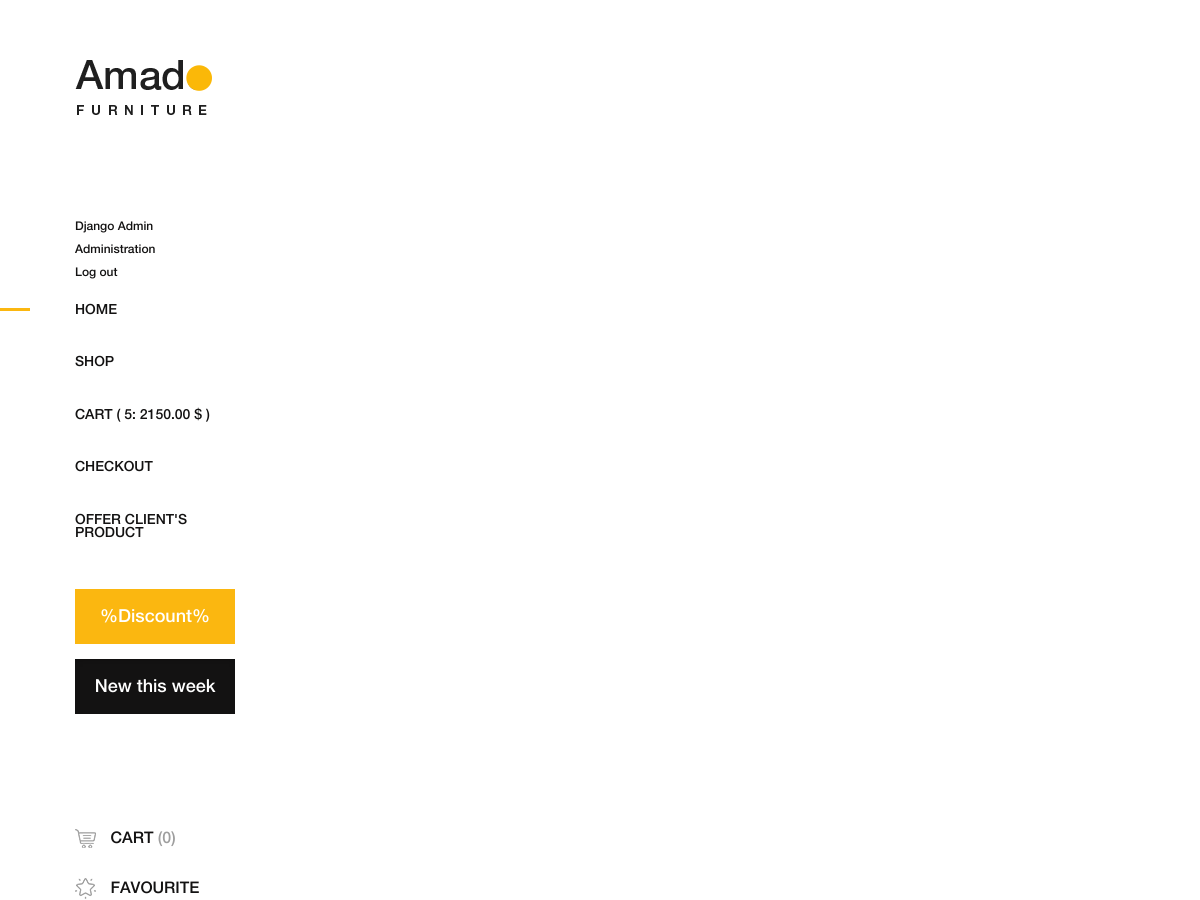
Page / (signed in, upper part) on the earlier database version.
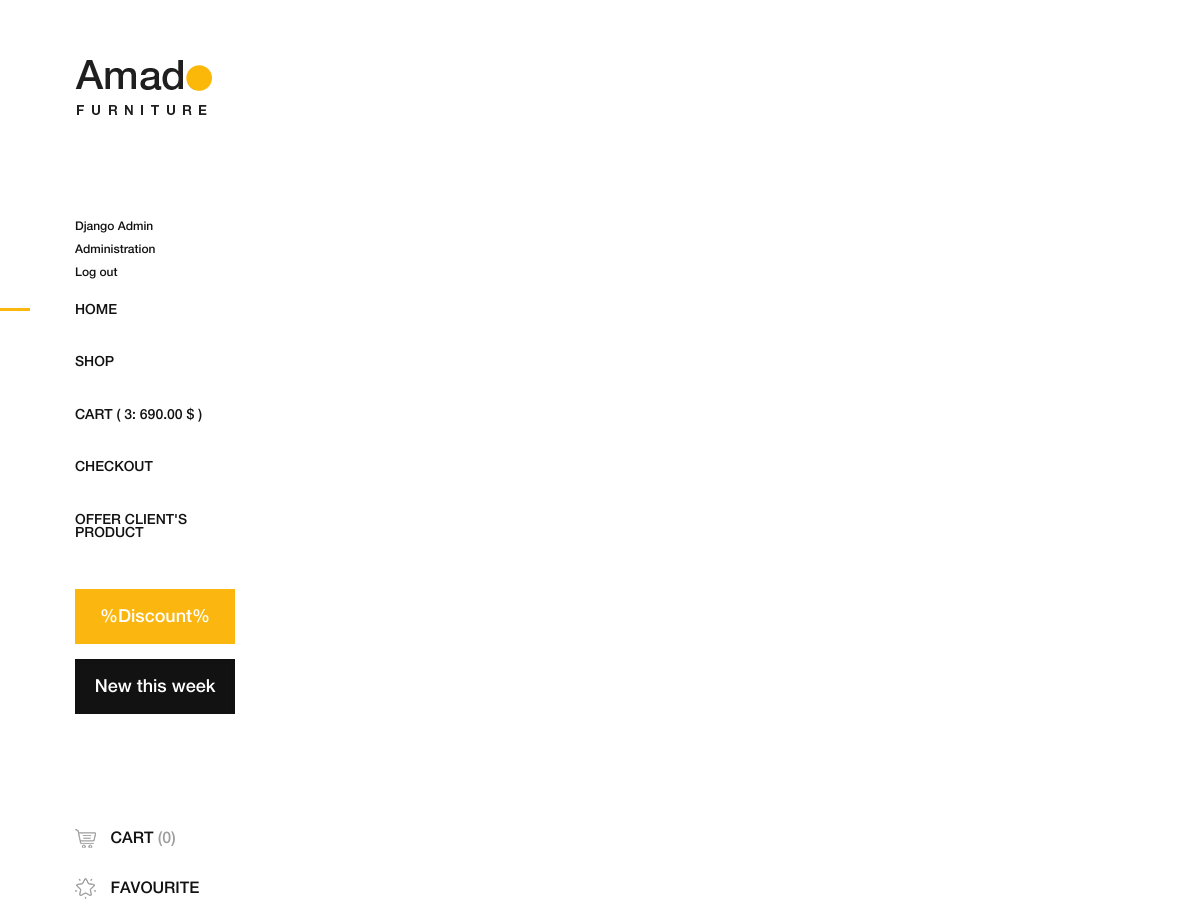
Same page on the later database version.
### basketapp/models.py (models this page shows)
class Basket(models.Model):
    user = models.ForeignKey(settings.AUTH_USER_MODEL, on_delete=models.CASCADE, related_name='basket')
    product = models.ForeignKey(Product, on_delete=models.CASCADE)
    quantity = models.PositiveIntegerField(verbose_name='quantity', default=0)
    add_datetime = models.DateTimeField(verbose_name='add time', auto_now_add=True)
    @property
    def item_sum(self):
        _sum = self.product.price * self.quantity
        return _sum
    @property
    def total(self):
        _items = Basket.objects.filter(user=self.user)
        _total_quantity = len(set(map(lambda x: x.product, _items)))
        _total_cost = sum(list(map(lambda x: x.item_sum, _items)))
        a = self.item_sum
        return {
            "total_quantity": _total_quantity,
            "total_cost": _total_cost
        }

### authapp/models.py (models this page shows)
class ShopUser(AbstractUser):
    age = models.PositiveSmallIntegerField(verbose_name='возраст', null=True, validators=[validate_date_of_birth])
    avatar = models.ImageField(upload_to='users_avatars', blank=True)

### mainapp/models.py (models this page shows, shortened)
class Product(models.Model):
    category = models.ForeignKey(ProductCategory, on_delete=models.CASCADE)
    name = models.CharField(verbose_name='имя продукта', max_length=128, validators=[onlyLatin])
    image = models.ImageField(upload_to='products_images', blank=True)
    short_desc = models.CharField(max_length=60, verbose_name='краткое описание продукта', blank=True)
    description = models.TextField(verbose_name='Описание продукта', blank=True)
    price = models.DecimalField(verbose_name='цена продукта', max_digits=8, decimal_places=2, default=0)
    quantity = models.PositiveIntegerField(verbose_name='Количество на складе', default=0)
    is_active = models.BooleanField(default=True)

### mainapp/views.py (the view)
# urls.py: path('', adminapp.ShopUserList.as_view(), name='index'),
def index(request,page=1):
    products = Product.objects.filter(is_active=True)
    paginator = Paginator(products, 2)
    try:
        products = paginator.page(page)
    except PageNotAnInteger:
        products = paginator.page(1)
    except EmptyPage:
        products = paginator.page(paginator.num_pages)  # num_pages - это количество страниц
    content = {
        'title': 'Amado - Furniture Ecommerce | Home',
        'links_menu': links_menu,
        'product_list': products,
        'basket': get_basket(request)
    }
    return render(request, 'mainapp/index.html',
                  context=content)  # Второй параметр - это путь html страницы, относительно templates

### adminapp/templatetags/my_tags.py (called while the page is built)
def media_folder_products(string):
    if not string:
        string = 'products_images/default.jpg'
    return f'{settings.MEDIA_URL}{string}'

### mainapp/views.py (called while the page is built)
def get_basket(request):
    return request.user.is_authenticated and request.user.basket.all() or []

### mainapp/templates/mainapp/index.html (shortened to what this page needs)
{% extends 'mainapp/base.html' %}

### mainapp/templates/mainapp/includes/inc_navigator_menu.html
<ul>
    {% if user.is_authenticated %}
    <li>
        <a href="{% url 'auth:update' %}">
            {{ user.first_name|title|default:'User' }} {{ user.last_name|title|default:'User' }}
        </a>
    </li>
    {% endif %}
    <li>
        {% if user.is_authenticated %}
            {% if user.is_superuser %}
            <li>
                <a href="{% url 'my_admin:index' %}">
                    Administration
                </a>
            </li>
            {% endif %}
        <a href="{% url 'auth:logout' %}">
            Log out
        </a>
        {% else %}
        <a href="{% url 'auth:login' %}">
            Log in
        </a>
        {% endif %}
    </li>
</ul>
<nav class="amado-nav">
    <ul>
        {% for link in links_menu %}
        <li class="{% if request.resolver_match.view_name == link.href %}
                            active
                            {% endif %}">
            {% if link.href == 'main:shop' %}
            <a href="{% url link.href 1 %}"> {{link.name}}</a>
            {% elif link.href == 'main:index' %}
            <a href="{% url link.href %}"> {{link.name}}</a>
            {% elif link.href == 'basket:view' %}
            <a href="{% url link.href %}"> {{link.name}}
                {% if basket %}
                    ( {{basket.0.total.total_quantity}}: {{basket.0.total.total_cost}} $ )
                {% endif %}</a>
            {% else %}
            <a href="{% url link.href %}"> {{link.name}}</a>
            {% endif %}
        </li>
        {% endfor %}
    </ul>
</nav>

Differences in the rows shown:
removed Basket: user+product+quantity "5", user+product+quantity "2150.00"
added Basket: user+product+quantity "3", user+product+quantity "690.00"
Other differences:
new list line: "CART ( : $ )"
list line gone: "CART ( : $ )"
